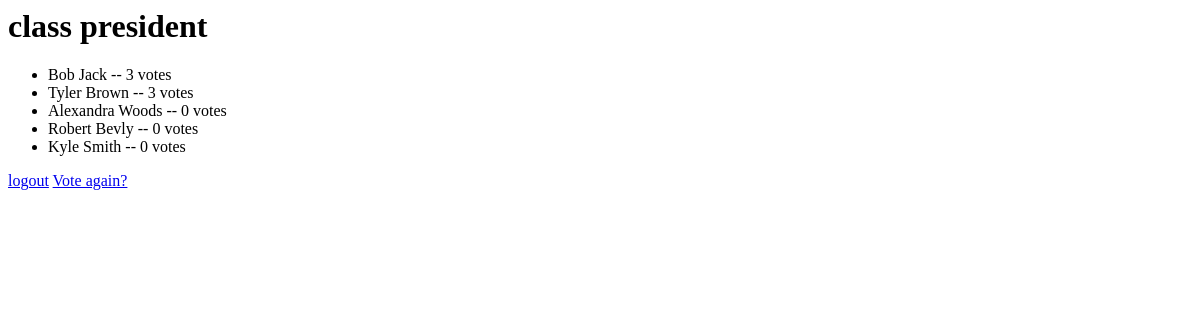
Before: /elections/2/results/ with the older database file.
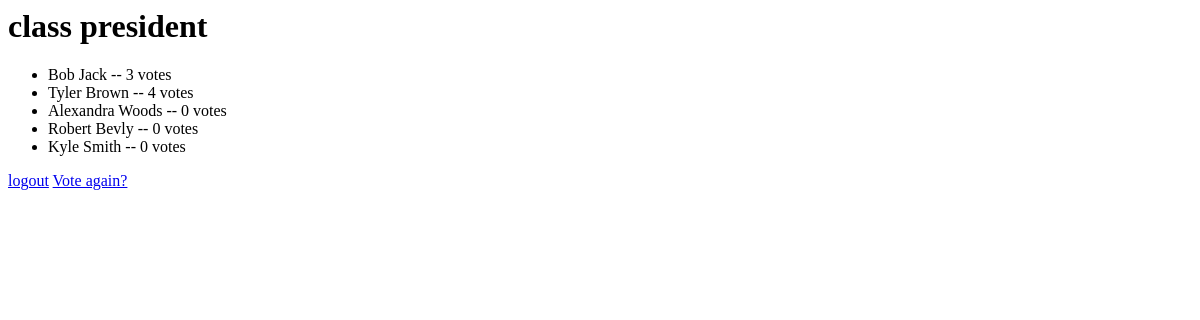
After: the same page with the newer database file.
### elections/models.py (models this page shows, shortened)
class Candidate(models.Model):
    election = models.ForeignKey(Election)
    candidate_name = models.CharField(max_length=200)
    votes = models.IntegerField(default=0)

### elections/views.py (the view)
class ResultsView(generic.DetailView):
    model = Election
    template_name = 'elections/results.html'

### elections/templates/elections/results.html
<h1>{{ election.election_text }}</h1>
<ul>
{% for candidate in election.candidate_set.all %}
    <li>{{ candidate.candidate_name }} -- {{ candidate.votes }} vote{{ candidate.votes|pluralize }}</li>
{% endfor %}
</ul>
<a href="/accounts/logout">logout</a>
<a href="{% url 'elections:detail' election.id %}">Vote again?</a>

Changed rows visible on the page:
changed Candidate "Tyler Brown": votes "3" → "4"
